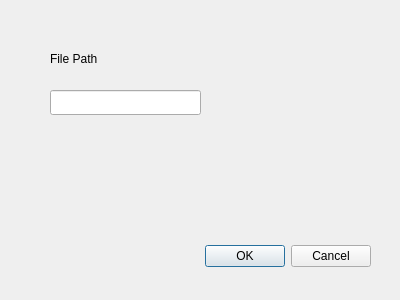
<?xml version="1.0" encoding="UTF-8"?>
<ui version="4.0">
 <class>imgserver_fileselect</class>
 <widget class="QDialog" name="imgserver_fileselect">
  <property name="geometry">
   <rect>
    <x>0</x>
    <y>0</y>
    <width>400</width>
    <height>300</height>
   </rect>
  </property>
  <property name="windowTitle">
   <string>Dialog</string>
  </property>
  <widget class="QDialogButtonBox" name="buttonBox">
   <property name="geometry">
    <rect>
     <x>30</x>
     <y>240</y>
     <width>341</width>
     <height>32</height>
    </rect>
   </property>
   <property name="orientation">
    <enum>Qt::Horizontal</enum>
   </property>
   <property name="standardButtons">
    <set>QDialogButtonBox::Cancel|QDialogButtonBox::Ok</set>
   </property>
  </widget>
  <widget class="QLineEdit" name="filePathEdit">
   <property name="geometry">
    <rect>
     <x>50</x>
     <y>90</y>
     <width>151</width>
     <height>25</height>
    </rect>
   </property>
  </widget>
  <widget class="QLabel" name="filePathLabel">
   <property name="geometry">
    <rect>
     <x>50</x>
     <y>50</y>
     <width>67</width>
     <height>17</height>
    </rect>
   </property>
   <property name="text">
    <string>File Path</string>
   </property>
  </widget>
 </widget>
 <resources/>
 <connections>
  <connection>
   <sender>buttonBox</sender>
   <signal>accepted()</signal>
   <receiver>imgserver_fileselect</receiver>
   <slot>accept()</slot>
   <hints>
    <hint type="sourcelabel">
     <x>248</x>
     <y>254</y>
    </hint>
    <hint type="destinationlabel">
     <x>157</x>
     <y>274</y>
    </hint>
   </hints>
  </connection>
  <connection>
   <sender>buttonBox</sender>
   <signal>rejected()</signal>
   <receiver>imgserver_fileselect</receiver>
   <slot>reject()</slot>
   <hints>
    <hint type="sourcelabel">
     <x>316</x>
     <y>260</y>
    </hint>
    <hint type="destinationlabel">
     <x>286</x>
     <y>274</y>
    </hint>
   </hints>
  </connection>
 </connections>
</ui>
